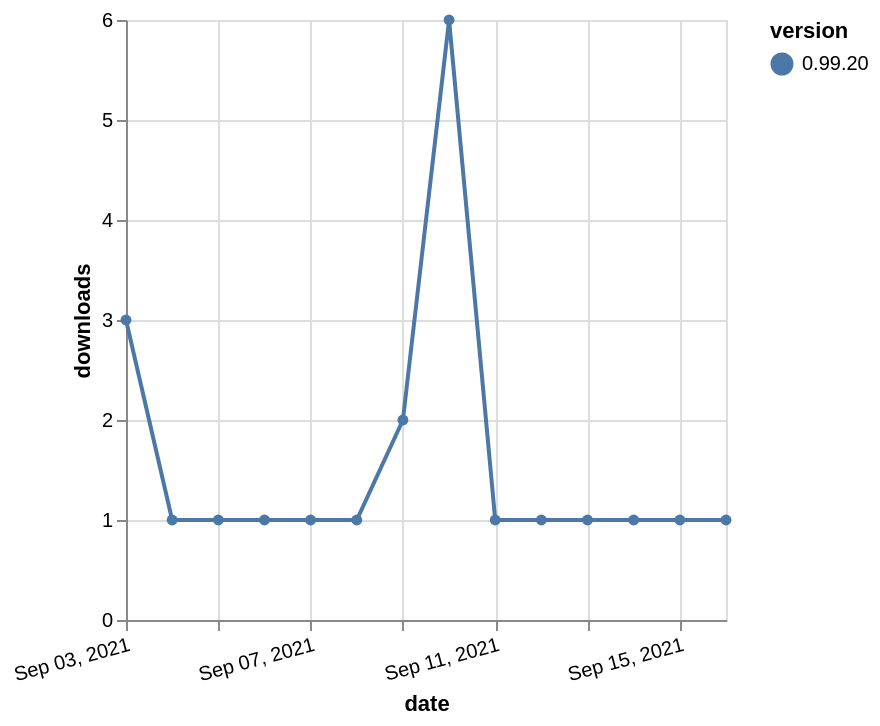

The Vega-Lite source for this figure:
### Vega-Lite specification from a JSON file in a GitHub repository (floating-point values rounded to 4 significant figures)
{"$schema": "https://vega.github.io/schema/vega-lite/v5.json", "description": "A simple bar chart with embedded data.", "data": {"values": [{"date": "2021-09-03", "total": 506, "delta": 3, "version": "0.99.20"}, {"date": "2021-09-04", "total": 507, "delta": 1, "version": "0.99.20"}, {"date": "2021-09-05", "total": 508, "delta": 1, "version": "0.99.20"}, {"date": "2021-09-06", "total": 509, "delta": 1, "version": "0.99.20"}, {"date": "2021-09-07", "total": 510, "delta": 1, "version": "0.99.20"}, {"date": "2021-09-08", "total": 511, "delta": 1, "version": "0.99.20"}, {"date": "2021-09-09", "total": 513, "delta": 2, "version": "0.99.20"}, {"date": "2021-09-10", "total": 519, "delta": 6, "version": "0.99.20"}, {"date": "2021-09-11", "total": 520, "delta": 1, "version": "0.99.20"}, {"date": "2021-09-12", "total": 521, "delta": 1, "version": "0.99.20"}, {"date": "2021-09-13", "total": 522, "delta": 1, "version": "0.99.20"}, {"date": "2021-09-14", "total": 523, "delta": 1, "version": "0.99.20"}, {"date": "2021-09-15", "total": 524, "delta": 1, "version": "0.99.20"}, {"date": "2021-09-16", "total": 525, "delta": 1, "version": "0.99.20"}]}, "width": "container", "mark": {"type": "line", "point": {"filled": true}}, "encoding": {"x": {"field": "date", "type": "temporal", "timeUnit": "yearmonthdate", "title": "date", "axis": {"labelAngle": -15}}, "y": {"field": "delta", "type": "quantitative", "title": "downloads"}, "color": {"field": "version", "type": "nominal"}, "tooltip": {"field": "delta"}}}
